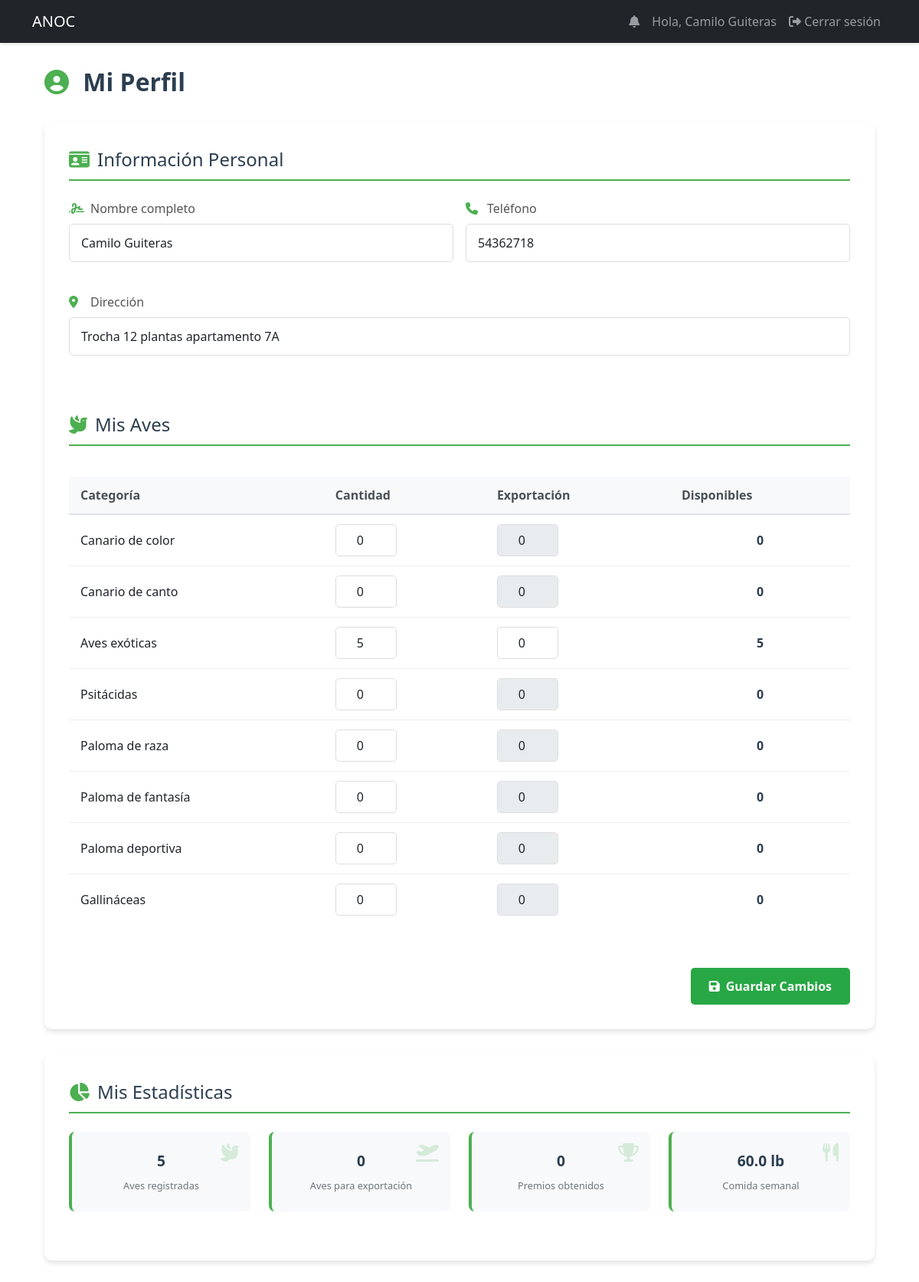
Screenshot of /profile (signed in) with the database file from the repository.
### models.py (models this page shows, shortened)
class User(UserMixin, db.Model):
    id = db.Column(db.Integer, primary_key=True)
    username = db.Column(db.String(80), unique=True, nullable=False, index=True)
    email = db.Column(db.String(120), unique=True, nullable=False, index=True)
    password_hash = db.Column(db.String(128))
    role = db.Column(db.String(20), default='user')  # 'admin', 'specialist', 'dependiente', 'user'
    is_associated = db.Column(db.Boolean, default=False, nullable=False)
    full_name = db.Column(db.String(100), nullable=False)
    phone = db.Column(db.String(20), nullable=False)
    profile_image = db.Column(db.String(255))  # Ruta de la imagen de perfil
    last_login = db.Column(db.DateTime)  # Fecha del último inicio de sesión
    is_active = db.Column(db.Boolean, default=True)  # Para manejar cuentas activas/inactivas
    address = db.Column(db.String(200))  # Nuevo campo para dirección
    birds = db.relationship('UserBirds', backref='user', lazy=True, cascade='all, delete-orphan')
    awards = db.relationship('Award', backref='user', lazy=True, cascade='all, delete-orphan')
    notifications = db.relationship('Notification', backref='user', lazy=True)

class BirdCategory(db.Model):
    id = db.Column(db.Integer, primary_key=True)
    name = db.Column(db.String(100), nullable=False, unique=True)
    parent_category = db.Column(db.String(100))  # Para jerarquías
    resource_needs = db.Column(db.Text)
    description = db.Column(db.Text)  # Descripción más detallada
    birds = db.relationship('UserBirds', backref='category', lazy=True)

class UserBirds(db.Model):
    id = db.Column(db.Integer, primary_key=True)
    user_id = db.Column(db.Integer, db.ForeignKey('user.id'), nullable=False)
    category_id = db.Column(db.Integer, db.ForeignKey('bird_category.id'), nullable=False)
    quantity = db.Column(db.Integer, default=0)
    food_per_bird = db.Column(db.Float)  # lb por ave por día (asignado por especialista)
    food_type = db.Column(db.String(50))  # Tipo de alimento (Maíz, Trigo, etc.)
    food_process = db.Column(db.String(50))  # Proceso del alimento (grano, molido, etc.)
    notes = db.Column(db.Text)  # Notas adicionales sobre las aves
    export_quantity = db.Column(db.Integer, default=0)  # Cantidad para exportación
    last_updated = db.Column(db.DateTime, default=datetime.utcnow, onupdate=datetime.utcnow)
    @property
    def food_required(self):
        return round(self.quantity * (self.food_per_bird or 0), 2)  # Redondeado a 2 decimales

### app.py (the view, shortened to what this page needs)
@app.route('/profile', methods=['GET', 'POST'])
@login_required
def profile():
    categories = db.session.execute(select(BirdCategory)).scalars()
    categories = db.session.execute(select(BirdCategory)).scalars()
    return render_template('user/profile.html', categories=categories)

### app.py (called while the page is built)
@login_manager.user_loader
def load_user(user_id):
    return db.session.get(User, int(user_id))

### templates/user/profile.html (shortened to what this page needs)
{% extends "base.html" %}
{% block content %}
<div class="profile-container">
    <div class="profile-header">
        <h2><i class="fas fa-user-circle"></i> Mi Perfil</h2>
    </div>
    <div class="profile-card">
        <form method="POST" action="{{ url_for('profile') }}" id="profile-form">
            <div class="section-title">
                <i class="fas fa-id-card"></i> Información Personal
            </div>
            <div class="row g-3">
                <div class="col-md-6">
                    <div class="form-group">
                        <label><i class="fas fa-signature"></i> Nombre completo</label>
                        <input type="text" class="form-control" name="full_name"
                               value="{{ current_user.full_name }}" required>
                    </div>
                </div>
                <div class="col-md-6">
                    <div class="form-group">
                        <label><i class="fas fa-phone"></i> Teléfono</label>
                        <input type="tel" class="form-control" name="phone"
                               value="{{ current_user.phone }}" required>
                    </div>
                </div>
                <div class="col-12">
                    <div class="form-group">
                        <label><i class="fas fa-map-marker-alt"></i> Dirección</label>
                        <input type="text" class="form-control" name="address"
                               value="{{ current_user.address or '' }}" required>
                    </div>
                </div>
            </div>
            <div class="section-title mt-5">
                <i class="fas fa-dove"></i> Mis Aves
            </div>
            <div class="table-responsive">
                <table class="birds-table">
                    <thead>
                        <tr>
                            <th>Categoría</th>
                            <th>Cantidad</th>
                            <th>Exportación</th>
                            <th>Disponibles</th>
                        </tr>
                    </thead>
                    <tbody>
                        {% for category in categories %}
                        <tr>
                            <td>{{ category.name }}</td>
                            <td>
                                {% set user_bird = current_user.birds|selectattr('category_id', 'equalto', category.id)|first %}
                                <input type="number" class="form-control quantity-input"
                                       name="category_{{ category.id }}"
                                       value="{{ user_bird.quantity if user_bird else 0 }}"
                                       min="0"
                                       data-category="{{ category.id }}"
                                       oninput="updateExportField(this)">
                            </td>
                            <td>
                                {% set user_bird = current_user.birds|selectattr('category_id', 'equalto', category.id)|first %}
                                <input type="number" class="form-control export-input"
                                       name="export_{{ category.id }}"
                                       value="{{ user_bird.export_quantity if user_bird else 0 }}"
                                       min="0"
                                       max="{{ user_bird.quantity if user_bird else 0 }}"
                                       data-category="{{ category.id }}"
                                       {% if not user_bird or user_bird.quantity <= 0 %}disabled{% endif %}>
                            </td>
                            <td class="available-cell">
                                <span id="available-{{ category.id }}">
                                    {{ (user_bird.quantity - user_bird.export_quantity) if user_bird else 0 }}
                                </span>
                            </td>
                        </tr>
                        {% endfor %}
                    </tbody>
                </table>
            </div>
            <div class="form-footer">
                <button type="submit" class="btn-save">
                    <i class="fas fa-save"></i> Guardar Cambios
                </button>
            </div>
        </form>
    </div>
    <div class="stats-card">
        <div class="section-title">
            <i class="fas fa-chart-pie"></i> Mis Estadísticas
        </div>
        <div class="stats-grid">
            <div class="stat-item">
                <div class="stat-value">{{ current_user.birds|sum(attribute='quantity') }}</div>
                <div class="stat-label">Aves registradas</div>
                <i class="stat-icon fas fa-dove"></i>
            </div>
            <div class="stat-item">
                <div class="stat-value">{{ current_user.birds|sum(attribute='export_quantity') }}</div>
                <div class="stat-label">Aves para exportación</div>
                <i class="stat-icon fas fa-plane-departure"></i>
            </div>
            <div class="stat-item">
                <div class="stat-value">{{ current_user.awards|length }}</div>
                <div class="stat-label">Premios obtenidos</div>
                <i class="stat-icon fas fa-trophy"></i>
            </div>
            <div class="stat-item">
                <div class="stat-value">{{ current_user.birds|sum(attribute='food_required') }} lb</div>
                <div class="stat-label">Comida semanal</div>
                <i class="stat-icon fas fa-utensils"></i>
            </div>
        </div>
    </div>
</div>
{% endblock %}

### templates/base.html (shortened to what this page needs)
<!DOCTYPE html>
<html lang="es">
<head>
    <link href="https://cdn.jsdelivr.net/npm/bootstrap@5.3.0/dist/css/bootstrap.min.css" rel="stylesheet">
    <link href="https://cdnjs.cloudflare.com/ajax/libs/font-awesome/6.4.0/css/all.min.css" rel="stylesheet">
    <link rel="stylesheet" href="{{ url_for('static', filename='css/styles.css') }}">
</head>
<body>
    <nav class="navbar navbar-expand-lg navbar-dark bg-dark">
        <div class="container">
            <a class="navbar-brand" href="{{ url_for('dashboard') }}">ANOC</a>
            <div class="collapse navbar-collapse" id="navbarNav">
                <ul class="navbar-nav">
                    {% if current_user.is_authenticated %}
                        <li class="nav-item">
                            <a class="nav-link" href="{{ url_for('notifications') }}">
                                <i class="fas fa-bell"></i>
                            </a>
                        </li>
                        <li class="nav-item">
                            <span class="nav-link">Hola, {{ current_user.full_name }}</span>
                        </li>
                        <li class="nav-item">
                            <a class="nav-link" href="{{ url_for('logout') }}">
                                <i class="fas fa-sign-out-alt"></i> Cerrar sesión
                            </a>
                        </li>
                    {% else %}
                        <li class="nav-item">
                            <a class="nav-link" href="{{ url_for('login') }}">
                                <i class="fas fa-sign-in-alt"></i> Iniciar sesión
                            </a>
                        </li>
                    {% endif %}
                </ul>
            </div>
        </div>
    </nav>
    <div class="container mt-4">
        {% block content %}{% endblock %}
    </div>
</body>
</html>

### static/css/styles.css (style rules this page uses)
.navbar { box-shadow: 0 2px 4px rgba(0,0,0,0.1); }
.form-group { margin-bottom: 1.5rem; }
.form-group label { display: block; margin-bottom: 0.5rem; font-weight: 500; color: #555; }
.form-control { width: 100%; padding: 12px 15px; border: 1px solid #ddd; border-radius: 5px; font-size: 1rem; }
.profile-container { max-width: 1200px; margin: 2rem auto; padding: 0 1rem; }
.profile-header { display: flex; justify-content: space-between; align-items: center; margin-bottom: 2rem; }
.profile-header h2 { color: #2c3e50; font-weight: 700; font-size: 2rem; margin: 0; }
.profile-header h2 i { color: #4CAF50; margin-right: 10px; }
.profile-card, .stats-card { background: white; border-radius: 10px; box-shadow: 0 4px 6px rgba(0, 0, 0, 0.1); padding: 2rem; margin-bottom: 2rem; }
.section-title { font-size: 1.5rem; color: #2c3e50; margin-bottom: 1.5rem; padding-bottom: 0.5rem; border-bottom: 2px solid #4CAF50; display: flex; align-items: center; }
.section-title i { margin-right: 10px; color: #4CAF50; }
.form-group label { display: block; margin-bottom: 0.5rem; font-weight: 500; color: #555; display: flex; align-items: center; }
.form-group label i { margin-right: 8px; width: 20px; color: #4CAF50; }
.birds-table { width: 100%; border-collapse: collapse; margin: 1rem 0; }
.birds-table th { background-color: #4CAF50; color: white; padding: 12px; text-align: left; }
.birds-table td { padding: 12px; border-bottom: 1px solid #eee; vertical-align: middle; }
.birds-table tr:last-child td { border-bottom: none; }
.birds-table input[type="number"] { width: 80px; text-align: center; padding: 8px; }
.available-cell { font-weight: 600; color: #2c3e50; text-align: center; }
.form-footer { display: flex; justify-content: flex-end; margin-top: 2rem; }
.btn-save { background-color: #4CAF50; color: white; border: none; padding: 12px 24px; border-radius: 5px; font-size: 1rem; font-weight: 600; cursor: pointer; display: flex; align-items: center; gap: 8px; }
.stats-grid { display: grid; grid-template-columns: repeat(auto-fit, minmax(200px, 1fr)); gap: 1.5rem; margin-top: 1.5rem; }
.stat-item { background: #f8f9fa; border-radius: 8px; padding: 1.5rem; text-align: center; position: relative; overflow: hidden; border-left: 4px solid #4CAF50; }
.stat-value { font-size: 2rem; font-weight: 700; color: #2c3e50; margin-bottom: 0.5rem; }
.stat-label { font-size: 0.9rem; color: #6c757d; }
.stat-icon { position: absolute; top: 15px; right: 15px; font-size: 1.5rem; color: rgba(76, 175, 80, 0.2); }
:root { --primary-color: #2c3e50; --secondary-color: #4CAF50; --light-gray: #f8f9fa; --medium-gray: #e9ecef; --dark-gray: #6c757d; --text-color: #495057; --white: #ffffff; }
.stat-item { display: flex; flex-direction: column; align-items: center; }
.stat-value { font-size: 1.5rem; font-weight: 700; color: #2c3e50; }
.stat-label { font-size: 0.8rem; color: #6c757d; }
.birds-table { width: 100%; border-collapse: collapse; margin-bottom: 1.5rem; }
.birds-table th { background-color: #f8f9fa; color: #495057; padding: 12px 15px; text-align: left; font-weight: 600; border-bottom: 2px solid #dee2e6; }
.birds-table td { padding: 12px 15px; border-bottom: 1px solid #eee; vertical-align: middle; }
.stats-grid { display: grid; grid-template-columns: repeat(auto-fit, minmax(220px, 1fr)); gap: 1.5rem; margin-bottom: 2rem; }
.btn-save { background-color: #28a745; color: white; border: none; }
.stat-item .stat-value { font-size: 1.2rem; font-weight: bold; }
.stat-item .stat-label { font-size: 0.8rem; color: #6c757d; }

### rows the page displays
User: full_name "Camilo Guiteras", phone "54362718", address "Trocha 12 plantas apartamento 7A"
BirdCategory: name "Canario de color"
UserBirds: quantity "0", export_quantity+quantity "0", quantity+export_quantity "0"
BirdCategory: name "Canario de canto"
UserBirds: quantity "0", export_quantity+quantity "0", quantity+export_quantity "0"
BirdCategory: name "Aves exóticas"
UserBirds: quantity "5", export_quantity "0", quantity+export_quantity "5"
BirdCategory: name "Psitácidas"
UserBirds: quantity "0", export_quantity+quantity "0", quantity+export_quantity "0"
BirdCategory: name "Paloma de raza"
UserBirds: quantity "0", export_quantity+quantity "0", quantity+export_quantity "0"
BirdCategory: name "Paloma de fantasía"
UserBirds: quantity "0", export_quantity+quantity "0", quantity+export_quantity "0"
BirdCategory: name "Paloma deportiva"
UserBirds: quantity "0", export_quantity+quantity "0", quantity+export_quantity "0"
BirdCategory: name "Gallináceas"
UserBirds: quantity "0", export_quantity+quantity "0", quantity+export_quantity "0"

### other values shown
{{ current_user.birds|sum(attribute='quantity') }} "5"
{{ current_user.birds|sum(attribute='export_quantity') }} "0"
{{ current_user.awards|length }} "0"
{{ current_user.birds|sum(attribute='food_required') }} "60.0"
